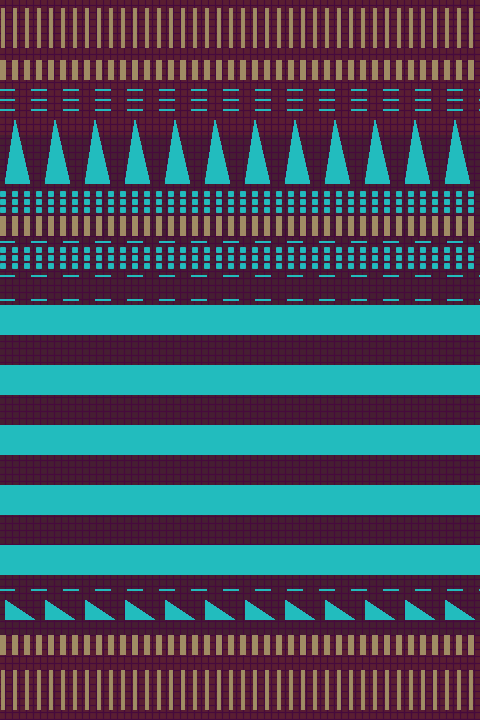
Frame 1 (no input)
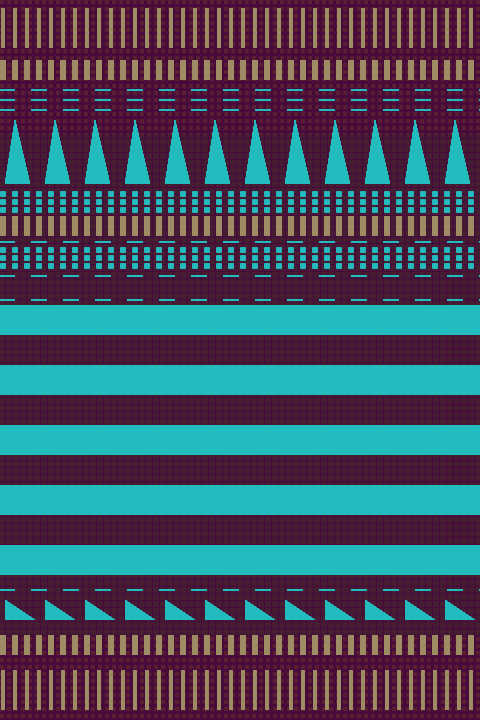
Frame 60 (the mouse pressed at the canvas centre just before this capture)
Frame 120 (the mouse held since frame 60 and released just before this capture): identical to frame 60, image omitted

The Processing sketch that drew these frames (run headless with seeded random() and noise(); from frame 60 on, the mouse is pressed at the canvas centre):

// Processing sketch: processing_21216
// ── processing_21216.pde

//create a boolean to turn recording on/off
boolean record;

void setup () {
size (480, 720);
background (90,30,50);
}

void draw (){
  rectMode(CENTER);
  noStroke();
  fill (70,30,50);
  rect (width/2,height/2+25, width,500);
//rect as outlines
noFill();
stroke(120,20,30);
strokeWeight(5);


//Top
for(int j=5; j<=width; j+=7){  
stroke(70,10,60); 
strokeWeight(1.2);
line (j,0,j,720);

line (j,height-5,j,height-35);


}
for(int k=5; k<=height; k+=7){  
stroke(70,10,60); 
strokeWeight(1.2);
line (0,k,480,k);

line (width-5,k,width-35,k);
}

noStroke();
rectMode(CENTER);
for(int m=320; m<=600; m+=60){
line(width/2,m,500,30);

//lines punteadas in the top
noStroke();
fill (34,188,190);
for(int h=3; h<=height; h+=12){
rect(h,202,5,5);
rect(h,210,5,5);
rect(h,194,5,5);

//azulez abajo
rect(h,258,5,5);
rect(h,266,5,5);
rect(h,250,5,5);

//rect large orang
fill (160,140,100);
rect(h,230,5,5);
rect(h,645,6,20);
rect(h,226,6,20);

rect(h,690,3,40);
rect(h,28,3,40);
rect(h,70,6,20);

//lines punteadas in the bottom
fill (34,188,190);
for(int o=7; o<=height; o+=32){
rect(o,276,15,2);
}

fill (34,188,190);
for(int o=7; o<=height; o+=32){
rect(o,242,15,2);
rect(o,300,15,2);
rect(o,90,15,2);
rect(o,100,15,2);
rect(o,110,15,2);
rect(o,590,15,2);
}

noStroke();
rectMode(CENTER);
for(int s=320; s<=600; s+=60){
rect(width/2,s,500,30);


}
//triangles
for(int t=5; t<=width; t+=40){  
triangle (t, height-100, t, height -120, t+30, height-100);  
}

for(int y=5; y<=width; y+=40){  
triangle (y, height-536, y+10, height -600, y+25, height-536);  
}
}

}
}
